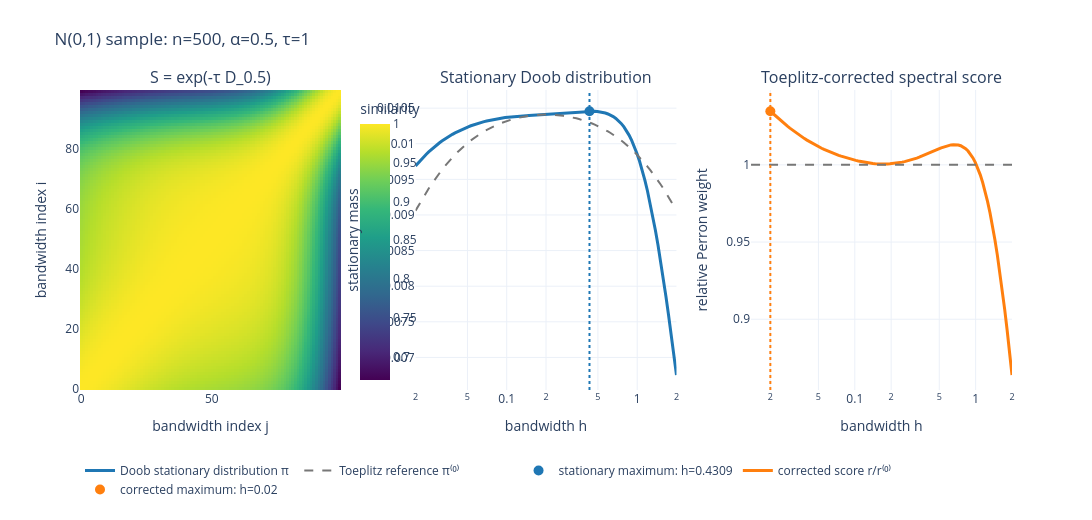

The code cell stored with this chart in its notebook:
### Code cell
fig = make_subplots(
    rows=1,
    cols=3,
    subplot_titles=(
        f"S = exp(-τ D_{alpha:g})",
        "Stationary Doob distribution",
        "Toeplitz-corrected spectral score",
    ),
    horizontal_spacing=0.08,
)

fig.add_trace(
    go.Heatmap(
        z=similarity_matrix,
        colorscale="Viridis",
        colorbar=dict(title="similarity", x=0.29),
        name="similarity",
    ),
    row=1,
    col=1,
)

fig.add_trace(
    go.Scatter(
        x=h_grid,
        y=stationary_distribution,
        mode="lines",
        line=dict(color="#1f77b4", width=3),
        name="Doob stationary distribution π",
    ),
    row=1,
    col=2,
)
fig.add_trace(
    go.Scatter(
        x=h_grid,
        y=toeplitz_stationary_distribution,
        mode="lines",
        line=dict(color="#777777", width=2, dash="dash"),
        name="Toeplitz reference π⁽⁰⁾",
    ),
    row=1,
    col=2,
)
fig.add_trace(
    go.Scatter(
        x=[stationary_h],
        y=[stationary_distribution[stationary_index]],
        mode="markers",
        marker=dict(color="#1f77b4", size=10),
        name=f"stationary maximum: h={stationary_h:.4g}",
    ),
    row=1,
    col=2,
)
fig.add_vline(
    x=stationary_h,
    line=dict(color="#1f77b4", dash="dot"),
    row=1,
    col=2,
)

fig.add_trace(
    go.Scatter(
        x=h_grid,
        y=toeplitz_corrected_score,
        mode="lines",
        line=dict(color="#ff7f0e", width=3),
        name="corrected score r/r⁽⁰⁾",
    ),
    row=1,
    col=3,
)
fig.add_trace(
    go.Scatter(
        x=[corrected_h],
        y=[toeplitz_corrected_score[corrected_index]],
        mode="markers",
        marker=dict(color="#ff7f0e", size=10),
        name=f"corrected maximum: h={corrected_h:.4g}",
    ),
    row=1,
    col=3,
)
fig.add_hline(
    y=1.0,
    line=dict(color="#777777", dash="dash"),
    row=1,
    col=3,
)
fig.add_vline(
    x=corrected_h,
    line=dict(color="#ff7f0e", dash="dot"),
    row=1,
    col=3,
)

fig.update_xaxes(title_text="bandwidth index j", row=1, col=1)
fig.update_yaxes(title_text="bandwidth index i", row=1, col=1)
fig.update_xaxes(title_text="bandwidth h", type="log", row=1, col=2)
fig.update_yaxes(title_text="stationary mass", row=1, col=2)
fig.update_xaxes(title_text="bandwidth h", type="log", row=1, col=3)
fig.update_yaxes(title_text="relative Perron weight", row=1, col=3)

fig.update_layout(
    title=f"N(0,1) sample: n={n}, α={alpha:g}, τ={tau:g}",
    width=1500,
    height=520,
    template="plotly_white",
    legend=dict(orientation="h", y=-0.22),
    margin=dict(t=90, b=130),
)
fig.show()

### Figure 1 — Plotly figure (JSON) as saved in the notebook; plotly's stock layout.template omitted (floating-point values rounded to 4 significant figures; data arrays with more than 128 entries replaced by an {"elided": "..."} marker saying what was removed)
{"data": [{"colorbar": {"title": {"text": "similarity"}, "x": 0.29}, "colorscale": [[0, "#440154"], [0.1111, "#482878"], [0.2222, "#3e4989"], [0.3333, "#31688e"], [0.4444, "#26828e"], [0.5556, "#1f9e89"], [0.6667, "#35b779"], [0.7778, "#6ece58"], [0.8889, "#b5de2b"], [1, "#fde725"]], "name": "similarity", "type": "heatmap", "xaxis": "x", "yaxis": "y", "z": {"elided": "100x100 float values"}}, {"line": {"color": "#1f77b4", "width": 3}, "mode": "lines", "name": "Doob stationary distribution π", "type": "scatter", "x": [0.02, 0.02095, 0.02195, 0.023, 0.02409, 0.02524, 0.02644, 0.0277, 0.02902, 0.0304, 0.03185, 0.03336, 0.03495, 0.03661, 0.03836, 0.04018, 0.0421, 0.0441, 0.0462, 0.0484, 0.05071, 0.05312, 0.05565, 0.0583, 0.06108, 0.06399, 0.06703, 0.07022, 0.07357, 0.07707, 0.08074, 0.08458, 0.08861, 0.09283, 0.09725, 0.1019, 0.1067, 0.1118, 0.1171, 0.1227, 0.1286, 0.1347, 0.1411, 0.1478, 0.1549, 0.1622, 0.17, 0.178, 0.1865, 0.1954, 0.2047, 0.2145, 0.2247, 0.2354, 0.2466, 0.2583, 0.2706, 0.2835, 0.297, 0.3111, 0.326, 0.3415, 0.3577, 0.3748, 0.3926, 0.4113, 0.4309, 0.4514, 0.4729, 0.4954, 0.519, 0.5437, 0.5696, 0.5967, 0.6251, 0.6549, 0.6861, 0.7188, 0.753, 0.7888, 0.8264, 0.8658, 0.907, 0.9502, 0.9954, 1.043, 1.092, 1.144, 1.199, 1.256, 1.316, 1.379, 1.444, 1.513, 1.585, 1.66, 1.739, 1.822, 1.909, 2], "xaxis": "x2", "y": [0.009689, 0.009732, 0.009773, 0.009812, 0.009849, 0.009884, 0.009918, 0.00995, 0.009981, 0.01001, 0.01004, 0.01006, 0.01009, 0.01011, 0.01013, 0.01015, 0.01017, 0.01019, 0.01021, 0.01022, 0.01024, 0.01025, 0.01027, 0.01028, 0.01029, 0.0103, 0.01031, 0.01032, 0.01033, 0.01034, 0.01034, 0.01035, 0.01036, 0.01036, 0.01037, 0.01037, 0.01038, 0.01038, 0.01038, 0.01039, 0.01039, 0.01039, 0.01039, 0.0104, 0.0104, 0.0104, 0.0104, 0.01041, 0.01041, 0.01041, 0.01041, 0.01042, 0.01042, 0.01042, 0.01043, 0.01043, 0.01043, 0.01043, 0.01044, 0.01044, 0.01044, 0.01045, 0.01045, 0.01045, 0.01045, 0.01046, 0.01046, 0.01046, 0.01045, 0.01045, 0.01045, 0.01044, 0.01043, 0.01042, 0.0104, 0.01038, 0.01036, 0.01032, 0.01029, 0.01024, 0.01019, 0.01012, 0.01005, 0.009962, 0.009864, 0.009753, 0.009629, 0.00949, 0.009337, 0.009169, 0.008985, 0.008787, 0.008574, 0.008347, 0.008107, 0.007855, 0.007592, 0.00732, 0.00704, 0.006753], "yaxis": "y2"}, {"line": {"color": "#777777", "dash": "dash", "width": 2}, "mode": "lines", "name": "Toeplitz reference π⁽⁰⁾", "type": "scatter", "x": [0.02, 0.02095, 0.02195, 0.023, 0.02409, 0.02524, 0.02644, 0.0277, 0.02902, 0.0304, 0.03185, 0.03336, 0.03495, 0.03661, 0.03836, 0.04018, 0.0421, 0.0441, 0.0462, 0.0484, 0.05071, 0.05312, 0.05565, 0.0583, 0.06108, 0.06399, 0.06703, 0.07022, 0.07357, 0.07707, 0.08074, 0.08458, 0.08861, 0.09283, 0.09725, 0.1019, 0.1067, 0.1118, 0.1171, 0.1227, 0.1286, 0.1347, 0.1411, 0.1478, 0.1549, 0.1622, 0.17, 0.178, 0.1865, 0.1954, 0.2047, 0.2145, 0.2247, 0.2354, 0.2466, 0.2583, 0.2706, 0.2835, 0.297, 0.3111, 0.326, 0.3415, 0.3577, 0.3748, 0.3926, 0.4113, 0.4309, 0.4514, 0.4729, 0.4954, 0.519, 0.5437, 0.5696, 0.5967, 0.6251, 0.6549, 0.6861, 0.7188, 0.753, 0.7888, 0.8264, 0.8658, 0.907, 0.9502, 0.9954, 1.043, 1.092, 1.144, 1.199, 1.256, 1.316, 1.379, 1.444, 1.513, 1.585, 1.66, 1.739, 1.822, 1.909, 2], "xaxis": "x2", "y": [0.009061, 0.009127, 0.009191, 0.009253, 0.009313, 0.009371, 0.009428, 0.009482, 0.009534, 0.009585, 0.009633, 0.00968, 0.009724, 0.009767, 0.009808, 0.009847, 0.009885, 0.009921, 0.009955, 0.009987, 0.01002, 0.01005, 0.01008, 0.0101, 0.01013, 0.01015, 0.01017, 0.01019, 0.01021, 0.01023, 0.01025, 0.01027, 0.01028, 0.0103, 0.01031, 0.01032, 0.01034, 0.01035, 0.01036, 0.01037, 0.01037, 0.01038, 0.01039, 0.01039, 0.0104, 0.0104, 0.0104, 0.01041, 0.01041, 0.01041, 0.01041, 0.01041, 0.01041, 0.0104, 0.0104, 0.0104, 0.01039, 0.01039, 0.01038, 0.01037, 0.01037, 0.01036, 0.01035, 0.01034, 0.01032, 0.01031, 0.0103, 0.01028, 0.01027, 0.01025, 0.01023, 0.01021, 0.01019, 0.01017, 0.01015, 0.01013, 0.0101, 0.01008, 0.01005, 0.01002, 0.009987, 0.009955, 0.009921, 0.009885, 0.009847, 0.009808, 0.009767, 0.009724, 0.00968, 0.009633, 0.009585, 0.009534, 0.009482, 0.009428, 0.009371, 0.009313, 0.009253, 0.009191, 0.009127, 0.009061], "yaxis": "y2"}, {"marker": {"color": "#1f77b4", "size": 10}, "mode": "markers", "name": "stationary maximum: h=0.4309", "type": "scatter", "x": [0.4309], "xaxis": "x2", "y": [0.01046], "yaxis": "y2"}, {"line": {"color": "#ff7f0e", "width": 3}, "mode": "lines", "name": "corrected score r/r⁽⁰⁾", "type": "scatter", "x": [0.02, 0.02095, 0.02195, 0.023, 0.02409, 0.02524, 0.02644, 0.0277, 0.02902, 0.0304, 0.03185, 0.03336, 0.03495, 0.03661, 0.03836, 0.04018, 0.0421, 0.0441, 0.0462, 0.0484, 0.05071, 0.05312, 0.05565, 0.0583, 0.06108, 0.06399, 0.06703, 0.07022, 0.07357, 0.07707, 0.08074, 0.08458, 0.08861, 0.09283, 0.09725, 0.1019, 0.1067, 0.1118, 0.1171, 0.1227, 0.1286, 0.1347, 0.1411, 0.1478, 0.1549, 0.1622, 0.17, 0.178, 0.1865, 0.1954, 0.2047, 0.2145, 0.2247, 0.2354, 0.2466, 0.2583, 0.2706, 0.2835, 0.297, 0.3111, 0.326, 0.3415, 0.3577, 0.3748, 0.3926, 0.4113, 0.4309, 0.4514, 0.4729, 0.4954, 0.519, 0.5437, 0.5696, 0.5967, 0.6251, 0.6549, 0.6861, 0.7188, 0.753, 0.7888, 0.8264, 0.8658, 0.907, 0.9502, 0.9954, 1.043, 1.092, 1.144, 1.199, 1.256, 1.316, 1.379, 1.444, 1.513, 1.585, 1.66, 1.739, 1.822, 1.909, 2], "xaxis": "x3", "y": [1.035, 1.033, 1.032, 1.03, 1.029, 1.028, 1.026, 1.025, 1.024, 1.023, 1.021, 1.02, 1.019, 1.018, 1.017, 1.016, 1.015, 1.014, 1.013, 1.012, 1.012, 1.011, 1.01, 1.009, 1.009, 1.008, 1.007, 1.007, 1.006, 1.006, 1.005, 1.005, 1.004, 1.004, 1.003, 1.003, 1.003, 1.002, 1.002, 1.002, 1.001, 1.001, 1.001, 1.001, 1.001, 1.001, 1.001, 1.001, 1.001, 1.001, 1.001, 1.001, 1.001, 1.001, 1.002, 1.002, 1.002, 1.003, 1.003, 1.004, 1.004, 1.005, 1.006, 1.006, 1.007, 1.008, 1.008, 1.009, 1.01, 1.01, 1.011, 1.012, 1.012, 1.013, 1.013, 1.013, 1.013, 1.013, 1.012, 1.012, 1.01, 1.009, 1.007, 1.005, 1.001, 0.9978, 0.9935, 0.9885, 0.9828, 0.9762, 0.9688, 0.9606, 0.9515, 0.9415, 0.9307, 0.919, 0.9064, 0.893, 0.8788, 0.8639], "yaxis": "y3"}, {"marker": {"color": "#ff7f0e", "size": 10}, "mode": "markers", "name": "corrected maximum: h=0.02", "type": "scatter", "x": [0.02], "xaxis": "x3", "y": [1.035], "yaxis": "y3"}], "layout": {"annotations": [{"font": {"size": 16}, "showarrow": false, "text": "S = exp(-τ D_0.5)", "x": 0.14, "xanchor": "center", "xref": "paper", "y": 1, "yanchor": "bottom", "yref": "paper"}, {"font": {"size": 16}, "showarrow": false, "text": "Stationary Doob distribution", "x": 0.5, "xanchor": "center", "xref": "paper", "y": 1, "yanchor": "bottom", "yref": "paper"}, {"font": {"size": 16}, "showarrow": false, "text": "Toeplitz-corrected spectral score", "x": 0.86, "xanchor": "center", "xref": "paper", "y": 1, "yanchor": "bottom", "yref": "paper"}], "height": 520, "legend": {"orientation": "h", "y": -0.22}, "margin": {"b": 130, "t": 90}, "shapes": [{"line": {"color": "#1f77b4", "dash": "dot"}, "type": "line", "x0": 0.4309, "x1": 0.4309, "xref": "x2", "y0": 0, "y1": 1, "yref": "y2 domain"}, {"line": {"color": "#777777", "dash": "dash"}, "type": "line", "x0": 0, "x1": 1, "xref": "x3 domain", "y0": 1, "y1": 1, "yref": "y3"}, {"line": {"color": "#ff7f0e", "dash": "dot"}, "type": "line", "x0": 0.02, "x1": 0.02, "xref": "x3", "y0": 0, "y1": 1, "yref": "y3 domain"}], "title": {"text": "N(0,1) sample: n=500, α=0.5, τ=1"}, "width": 1500, "xaxis": {"anchor": "y", "domain": [0, 0.28], "title": {"text": "bandwidth index j"}}, "xaxis2": {"anchor": "y2", "domain": [0.36, 0.64], "title": {"text": "bandwidth h"}, "type": "log"}, "xaxis3": {"anchor": "y3", "domain": [0.72, 1], "title": {"text": "bandwidth h"}, "type": "log"}, "yaxis": {"anchor": "x", "domain": [0, 1], "title": {"text": "bandwidth index i"}}, "yaxis2": {"anchor": "x2", "domain": [0, 1], "title": {"text": "stationary mass"}}, "yaxis3": {"anchor": "x3", "domain": [0, 1], "title": {"text": "relative Perron weight"}}}}
